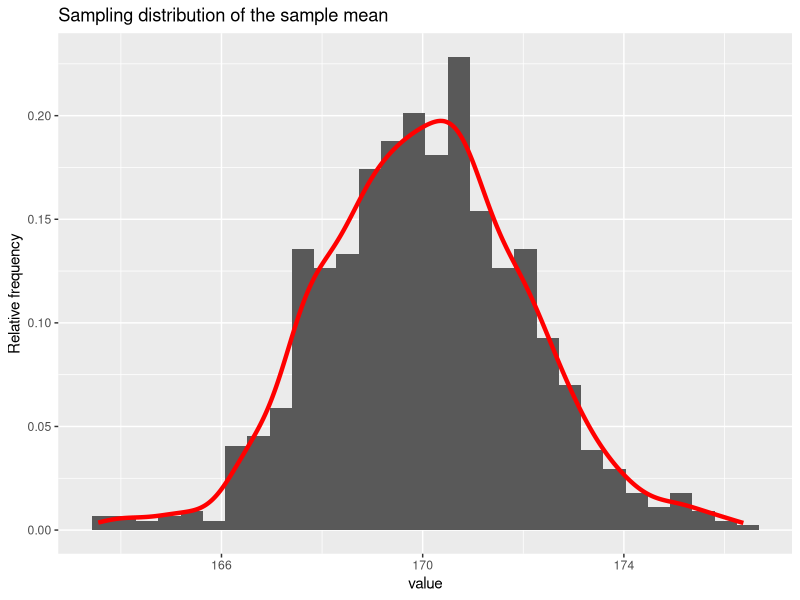
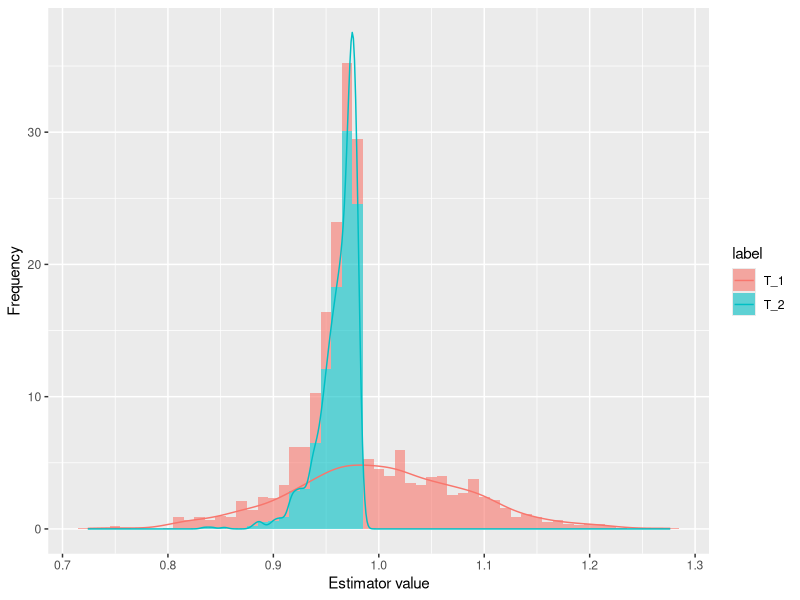
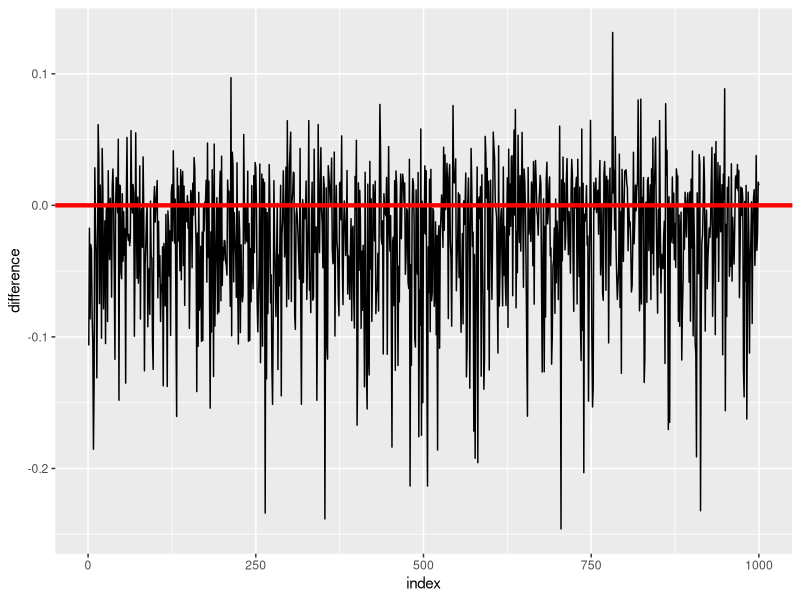

Reproduce these figures in R, in order. (Note: this script raises an error after producing the figures.)
## ---- chunk 1
library(tidyverse)

n <- 6
m <- 1000
mu <- 170
sigma2 <- 25

dataset <- tibble(Individual = 1:6)

for (i in 1:m) {
    sample_name = paste0('sample_', i)
    dataset[sample_name] <- rnorm(n = 6, mean = 170, sd = sqrt(sigma2))
}

dataset[1:5] %>% 
    knitr::kable(booktabs = T, align = 'c') 
## ---- chunk 2
dataset %>% 
    select(-Individual) %>% 
    map_df(mean) %>% 
    gather() %>% 
    ggplot(aes(x = value)) + 
        geom_histogram(aes(y = ..density..)) +
        geom_line(stat = 'density', colour = 'red', size = 1.5) +
        labs(title = 'Sampling distribution of the sample mean',
             y = 'Relative frequency')
## ---- chunk 3
n <- 50
m <- 1000
theta <- 1

t_1 <- c()
t_2 <- c()

for (i in 1:m) {
    sample <- runif(n, 0, theta)
    t_1 <- c(t_1, 2*mean(sample)) 
    t_2 <- c(t_2, ((n+1)/(n+2))*max(sample))
} 

simulation_data <- tibble(estimators = c(t_1, t_2),
                          label = c(rep('T_1', m), rep('T_2', m)))

simulation_data %>% 
    ggplot(aes(x = estimators, fill = label)) +
        geom_histogram(aes(y = ..density..), 
                       alpha = 0.6, 
                       binwidth = 0.01) + 
        geom_line(aes(colour = label), stat = 'density') +
        labs(x = 'Estimator value',
             y = 'Frequency')
## ---- chunk 4
tibble(difference = abs(t_2 - theta) - abs(t_1 - theta),
       index = 1:m) %>% 
    ggplot(aes(x = index, y = difference)) +
        geom_line() + 
        geom_hline(yintercept = 0, colour = 'red', size = 1.5)
## ---- chunk 5
simulation_data %>% 
    mutate(summand = (estimators - theta)^2) %>% 
    group_by(label) %>% 
    summarise(mse = mean(summand)) %>% 
    knitr::kable(booktabs = T, align = 'c') 
## ---- chunk 6
dataset %>% 
    select(-Individual) %>% 
    map_df(mean) %>% 
    gather() %>% 
    extract2(2) %>% 
    mean()
## ---- chunk 7
s2 <- c()
s2tilde <-c()

for (i in 1:m) {
    sample <- rnorm(n, mu, sqrt(sigma2))
    sample_mean <- mean(sample)
    summand <- sum((sample - sample_mean)^2)
    s2 <- c(s2, (1/(n-1))*summand)
    s2tilde <- c(s2tilde, (1/n)*summand) 
} 

var_simulation_data <- tibble(estimators = c(s2, s2tilde),
                              label = c(rep('S2', m), rep('S2tilde', m)))

var_simulation_data %>%
    ggplot(aes(x = estimators, fill = label)) +
    geom_histogram(aes(y = ..density..),
                   alpha = 0.6,
                   binwidth = 0.5) +
    geom_line(aes(colour = label), stat = 'density', size = 1.2) +
    labs(x = 'Estimator value',
         y = 'Frequency')
## ---- chunk 8
var_simulation_data %>% 
    mutate(summand = (estimators - sigma2)^2) %>% 
    group_by(label) %>% 
    summarise(mse = mean(summand), 
              bias = mean(estimators) - sigma2,
              variance = sd(estimators)^2) %>% 
    knitr::kable(booktabs = T, align = 'c') 
## ---- chunk 9
mu <- 170
sigma2 <- 25
m <- 10^2
sizes <- seq(from=10, to=10^4, by = 10)

sample_mean <- c()
var_sample_mean <- c()

for(n in sizes) {
    sample <- rnorm(n*m, mu, sqrt(sigma2))
    sample_mean <- c(sample_mean, mean(sample)) 
    var_sample_mean <- c(var_sample_mean, sd(sample)/n*m)
} 

tibble(size = sizes, sample_mean = sample_mean) %>% 
    ggplot(aes(x = size, y = sample_mean)) +
        geom_line() + 
        geom_hline(yintercept = mean(sample_mean), 
                   colour = "red", 
                   size = 1.5) +
        labs(x = "Sample size",
             y = "Mean of the sample mean")
## ---- chunk 10
tibble(size = sizes, var_sample_mean = var_sample_mean) %>% 
    ggplot(aes(x = size, y = var_sample_mean)) +
        geom_line() + 
        labs(x = "Sample size",
             y = "Variance of the sample mean")
## ---- chunk 11
epsilon <- 0.1
mu <- 170
sigma2 <- 25
m <- 10^2
sizes <- seq(from=10, to=10^4, by = 100)

perc_inside <- c()

for(n in sizes) {
    sample_mean <- c()

    for (i in 1:m) {
        sample <- rnorm(n, mu, sqrt(sigma2))
        sample_mean <- c(sample_mean, mean(sample)) 
    }
    
    inside_interval <- abs(sample_mean - mu) < epsilon
    perc_inside <- c(perc_inside, 
                     sum(inside_interval)/length(inside_interval))
} 

tibble(size = sizes, perc_inside = perc_inside) %>% 
    ggplot(aes(x = sizes, y = perc_inside)) +
        geom_line() +
        labs(y = 'Prob. T inside the interval',
             x = 'Sample sizes')
## ---- chunk 12
p <- 1/2
n <- 100
m <- 10^3
sample_mean <- c()

for (i in 1:m) {
    sample <- rbinom(n, 1, p)
    sample_mean <- c(sample_mean, mean(sample))
} 

tibble(sample = rbinom(m, 1, p), sample_mean = sample_mean) %>% 
    ggplot() +
        geom_histogram(aes(x = sample, y = ..density..),
                       alpha = 0.6,
                       binwidth = 0.2,
                       fill = '#E69F00') +
        geom_histogram(aes(x = sample_mean, y = ..density..),
                       alpha = 0.6,
                       binwidth = 0.01,
                       fill = '#56B4E9') +
        geom_line(aes(x = sample_mean), stat = 'density', size = 0.6) +
        labs(y = 'Empirical distribution', x = '', title = 'Bernoulli')
## ---- chunk 13
lambda <- 1
n <- 100
m <- 10^3
sample_mean <- c()

for (i in 1:m) {
    sample <- rpois(n, lambda)
    sample_mean <- c(sample_mean, mean(sample))
} 

tibble(sample = rpois(m, lambda), sample_mean = sample_mean) %>% 
    ggplot() +
        geom_histogram(aes(x = sample, y = ..density..),
                       alpha = 0.6,
                       binwidth = 0.2,
                       fill = '#E69F00') +
        geom_histogram(aes(x = sample_mean, y = ..density..),
                       alpha = 0.6,
                       binwidth = 0.05,
                       fill = '#56B4E9') +
        geom_line(aes(x = sample_mean), stat = 'density', size = 0.6) +
        labs(y = 'Empirical distribution', x = '', title = 'Poisson')
## ---- chunk 14
m <- 10^3
sample_mean <- c()

for (i in 1:m) {
    sample <- runif(n)
    sample_mean <- c(sample_mean, mean(sample))
} 

tibble(sample = runif(m), sample_mean = sample_mean) %>% 
    ggplot() +
        geom_histogram(aes(x = sample, y = ..density..),
                       alpha = 0.6,
                       binwidth = 1,
                       fill = '#E69F00') +
        geom_histogram(aes(x = sample_mean, y = ..density..),
                       alpha = 0.6,
                       binwidth = 0.01,
                       fill = '#56B4E9') +
        geom_line(aes(x = sample_mean), stat = 'density', size = 0.6) +
        labs(y = 'Empirical distribution', x = '', title = 'Uniform')
## ---- chunk 15
neg_loglik <- function(data, mu, sd) {
    loglik = 0
    for (x_i in data) {
        loglik = loglik + 
            log( 1 / (sqrt(2*pi)*sd) ) * 
                exp( -(x_i - mu)^2 / 2*sd^2)
    }
    # note that we take the opposite 
    nll = -loglik
    return(nll)
}
## ---- chunk 16
mu <- 170
sigma2 <- 25
n <- 100

x <- rnorm(n, mu, sqrt(sigma2))
theta <- rnorm(1, mu, sqrt(sigma2))

optimization <- optim(par = theta, 
                      fn = neg_loglik,
                      data = x,
                      sd = sqrt(sigma2), 
                      method = 'L-BFGS-B',
                      lower = -Inf,
                      upper = +Inf)

